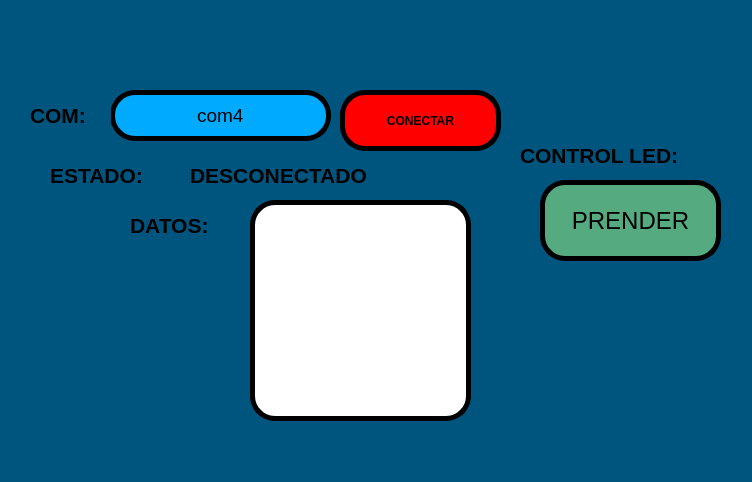
<?xml version="1.0" encoding="UTF-8"?>
<ui version="4.0">
 <class>MainWindow</class>
 <widget class="QMainWindow" name="MainWindow">
  <property name="geometry">
   <rect>
    <x>0</x>
    <y>0</y>
    <width>752</width>
    <height>482</height>
   </rect>
  </property>
  <property name="windowTitle">
   <string>MainWindow</string>
  </property>
  <property name="styleSheet">
   <string notr="true">background-color: rgb(0, 85, 127);</string>
  </property>
  <widget class="QWidget" name="centralwidget">
   <widget class="QLineEdit" name="txt_com">
    <property name="geometry">
     <rect>
      <x>110</x>
      <y>90</y>
      <width>221</width>
      <height>51</height>
     </rect>
    </property>
    <property name="font">
     <font>
      <pointsize>14</pointsize>
      <weight>50</weight>
      <bold>false</bold>
     </font>
    </property>
    <property name="styleSheet">
     <string notr="true">background-color: rgb(0, 170, 255);
border: 5px solid black;
border-radius: 25px;</string>
    </property>
    <property name="text">
     <string>com4</string>
    </property>
    <property name="alignment">
     <set>Qt::AlignCenter</set>
    </property>
   </widget>
   <widget class="QLabel" name="label_2">
    <property name="geometry">
     <rect>
      <x>30</x>
      <y>100</y>
      <width>81</width>
      <height>31</height>
     </rect>
    </property>
    <property name="font">
     <font>
      <pointsize>16</pointsize>
      <weight>75</weight>
      <bold>true</bold>
     </font>
    </property>
    <property name="text">
     <string>COM:</string>
    </property>
   </widget>
   <widget class="QPushButton" name="btn_accion">
    <property name="geometry">
     <rect>
      <x>340</x>
      <y>90</y>
      <width>161</width>
      <height>61</height>
     </rect>
    </property>
    <property name="font">
     <font>
      <weight>75</weight>
      <bold>true</bold>
     </font>
    </property>
    <property name="styleSheet">
     <string notr="true">background-color: rgb(255, 0, 0);
border: 5px solid black;
border-radius: 25px;</string>
    </property>
    <property name="text">
     <string>CONECTAR</string>
    </property>
   </widget>
   <widget class="QLabel" name="label_3">
    <property name="geometry">
     <rect>
      <x>50</x>
      <y>160</y>
      <width>141</width>
      <height>31</height>
     </rect>
    </property>
    <property name="font">
     <font>
      <pointsize>16</pointsize>
      <weight>75</weight>
      <bold>true</bold>
     </font>
    </property>
    <property name="text">
     <string>ESTADO:</string>
    </property>
   </widget>
   <widget class="QLabel" name="txt_estado">
    <property name="geometry">
     <rect>
      <x>190</x>
      <y>160</y>
      <width>241</width>
      <height>31</height>
     </rect>
    </property>
    <property name="font">
     <font>
      <pointsize>16</pointsize>
      <weight>75</weight>
      <bold>true</bold>
     </font>
    </property>
    <property name="text">
     <string>DESCONECTADO</string>
    </property>
   </widget>
   <widget class="QListWidget" name="datos">
    <property name="geometry">
     <rect>
      <x>250</x>
      <y>200</y>
      <width>221</width>
      <height>221</height>
     </rect>
    </property>
    <property name="styleSheet">
     <string notr="true">background-color: rgb(255, 255, 255);
border: 5px solid black;
border-radius: 25px;</string>
    </property>
   </widget>
   <widget class="QLabel" name="label_6">
    <property name="geometry">
     <rect>
      <x>130</x>
      <y>210</y>
      <width>111</width>
      <height>31</height>
     </rect>
    </property>
    <property name="font">
     <font>
      <pointsize>16</pointsize>
      <weight>75</weight>
      <bold>true</bold>
     </font>
    </property>
    <property name="text">
     <string>DATOS:</string>
    </property>
   </widget>
   <widget class="QPushButton" name="btn_control_led">
    <property name="geometry">
     <rect>
      <x>540</x>
      <y>180</y>
      <width>181</width>
      <height>81</height>
     </rect>
    </property>
    <property name="font">
     <font>
      <pointsize>18</pointsize>
     </font>
    </property>
    <property name="styleSheet">
     <string notr="true">background-color: rgb(85, 170, 127);
border: 5px solid black;
border-radius: 25px;</string>
    </property>
    <property name="text">
     <string>PRENDER</string>
    </property>
   </widget>
   <widget class="QLabel" name="label_7">
    <property name="geometry">
     <rect>
      <x>520</x>
      <y>140</y>
      <width>211</width>
      <height>31</height>
     </rect>
    </property>
    <property name="font">
     <font>
      <pointsize>16</pointsize>
      <weight>75</weight>
      <bold>true</bold>
     </font>
    </property>
    <property name="text">
     <string>CONTROL LED:</string>
    </property>
   </widget>
   <widget class="QLabel" name="label">
    <property name="geometry">
     <rect>
      <x>610</x>
      <y>10</y>
      <width>121</width>
      <height>61</height>
     </rect>
    </property>
    <property name="text">
     <string/>
    </property>
    <property name="pixmap">
     <pixmap resource="../../../../Imagenes/RecursosArduino.qrc">:/Logos/LogoFIT.png</pixmap>
    </property>
    <property name="scaledContents">
     <bool>true</bool>
    </property>
   </widget>
   <widget class="QLabel" name="label_4">
    <property name="geometry">
     <rect>
      <x>10</x>
      <y>10</y>
      <width>131</width>
      <height>61</height>
     </rect>
    </property>
    <property name="text">
     <string/>
    </property>
    <property name="pixmap">
     <pixmap resource="../../../../Imagenes/RecursosArduino.qrc">:/Logos/LogoUAT.png</pixmap>
    </property>
    <property name="scaledContents">
     <bool>true</bool>
    </property>
   </widget>
   <widget class="QLabel" name="label_5">
    <property name="geometry">
     <rect>
      <x>580</x>
      <y>330</y>
      <width>161</width>
      <height>101</height>
     </rect>
    </property>
    <property name="text">
     <string/>
    </property>
    <property name="pixmap">
     <pixmap resource="../../../../Imagenes/RecursosArduino.qrc">:/Logos/LogoEquipo.jpeg</pixmap>
    </property>
    <property name="scaledContents">
     <bool>true</bool>
    </property>
   </widget>
  </widget>
  <widget class="QMenuBar" name="menubar">
   <property name="geometry">
    <rect>
     <x>0</x>
     <y>0</y>
     <width>752</width>
     <height>26</height>
    </rect>
   </property>
  </widget>
  <widget class="QStatusBar" name="statusbar"/>
 </widget>
 <resources>
  <include location="../../../../Imagenes/RecursosArduino.qrc"/>
  <include location="../../../../Imagenes/RecursosArduino.qrc"/>
 </resources>
 <connections/>
</ui>
